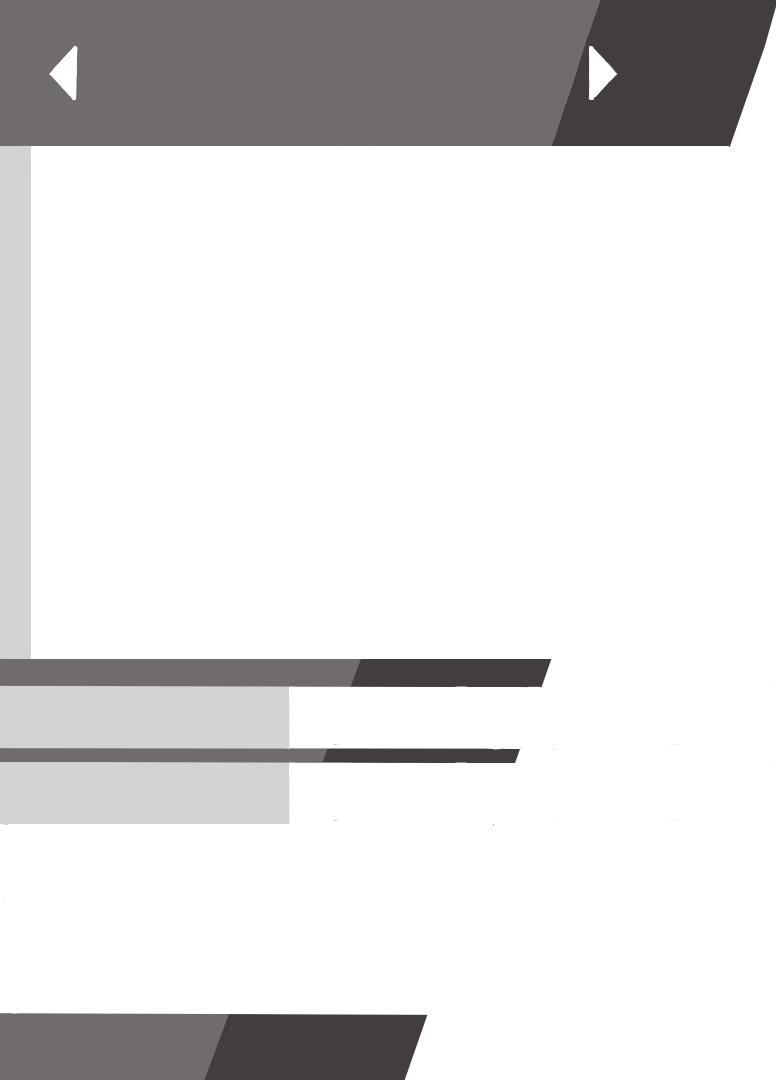
#> input picture recursos/info_combate/panel_info2.png, 776 x 1080 px
$ python piezas_info.py
#> lines starting #> are read from the running program, lines starting #| are printed output that depends on the picture
# Piezas fijas del modal de Info (Y) del combate, sacadas del diseño de Claude Design
# (InfoCombate.dc.html). Todo en coordenadas del panel: x 0-775 (pantalla 1144-1919), y 0-1079.
import json, os, shutil
import numpy as np
from PIL import Image, ImageDraw, ImageFilter

S = os.path.dirname(os.path.abspath(__file__))
OUT = 'C:/Users/ASUS/Music/Pokemon Ostinato/Pokémon Ostinato/Graphics/UI/Ostinato/Combate/info/'
os.makedirs(OUT + 'tipos', exist_ok=True)
SS = 4  # superposicion para suavizar

def hexc(h):
    h = h.lstrip('#'); return tuple(int(h[i:i+2], 16) for i in (0, 2, 4))

def capa(w, h):
    return Image.new('RGBA', (w * SS, h * SS), (0, 0, 0, 0))

def baja(im, w, h):
    return im.resize((w, h), Image.LANCZOS)

def poli(d, pts, color):
    d.polygon([(x * SS, y * SS) for x, y in pts], fill=color)

W, H = 776, 1080
panel = Image.open(os.path.join(S, 'panel_info2.png')).convert('RGBA')
#> panel is the input picture: PIL image 776x1080 RGBA; mean R, G, B, A 222.7, 222, 221.8, 255

# barras gruesas (27 px): gris desde 0 hasta la diagonal izquierda, oscura entre las dos diagonales
L = lambda y: 600.7 - 0.3665 * y
R = lambda y: 779.7 - 0.349 * y
def barras(d, ys):
    for y0 in ys:
        y1 = y0 + 27
        poli(d, [(0, y0), (L(y0), y0), (L(y1), y1), (0, y1)], hexc('706C6C') + (255,))
        poli(d, [(L(y0), y0), (R(y0), y0), (R(y1), y1), (L(y1), y1)], hexc('423E3E') + (255,))

def celda(d, x, y):
    d.rectangle([x * SS, y * SS, (x + 288) * SS - 1, (y + 62) * SS - 1], fill=hexc('D3D3D1') + (255,))

def hoja(base, ys_barras, celdas, extra=None):
    im = base.copy()
    ImageDraw.Draw(im).rectangle([0, 147, W - 1, 1013], fill=(255, 255, 255, 255))
    c = capa(W, H); d = ImageDraw.Draw(c)
    for x, y in celdas: celda(d, x, y)
    if extra: extra(d)
    barras(d, ys_barras)
    im.alpha_composite(baja(c, W, H))
    return im

# 1. grafica: el hexagono gris y los radios blancos (el morado lo pinta el juego)
g = panel.copy()
c = capa(W, H); d = ImageDraw.Draw(c)
#> after `c = capa(W, H)`: c: PIL image 3104x4320 RGBA; every value is 0
HEX = [(360, 233), (514, 316), (514, 483), (360, 566), (206, 483), (206, 316)]
poli(d, HEX, hexc('D3D3D1') + (255,))
for v in HEX:
    d.line([(360 * SS, 400 * SS), (v[0] * SS, v[1] * SS)], fill=(255, 255, 255, 255), width=3 * SS)
g.alpha_composite(baja(c, W, H))
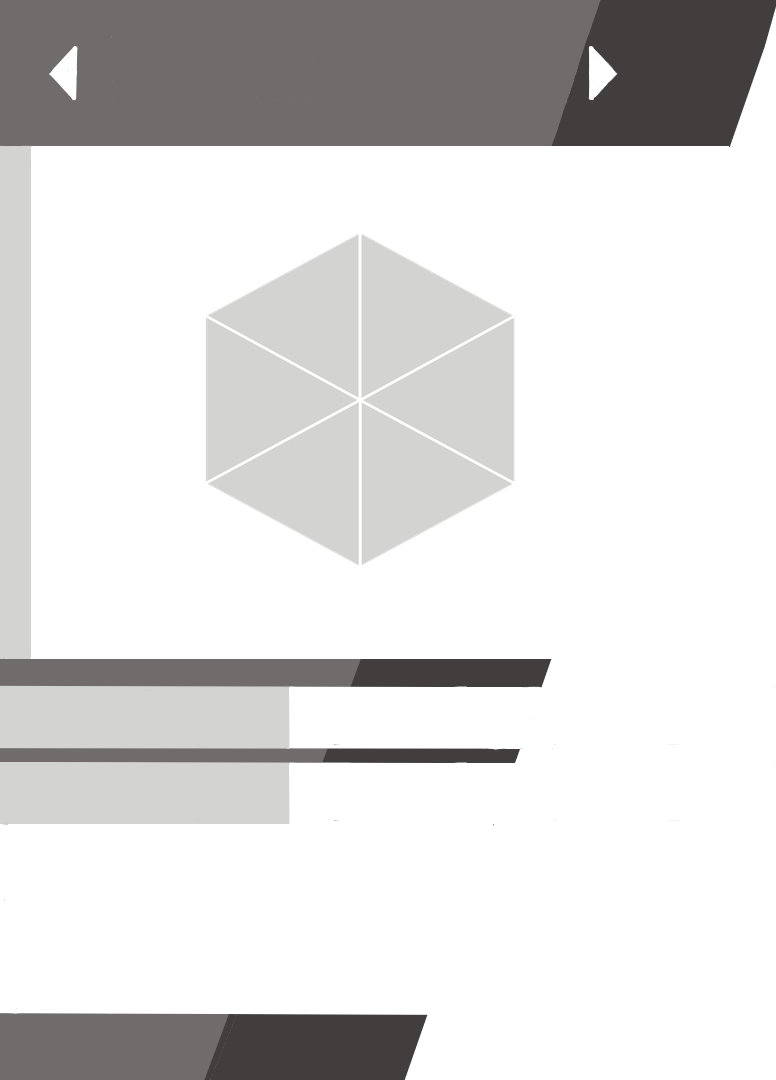
#> g: PIL image 776x1080 RGBA; mean R, G, B, A 218.8, 218.1, 217.8, 255; transparent parts drawn white
g.save(OUT + 'fondo_grafica.png')

# 2. ruta: barras en 350 y 575, casillas debajo (y de pantalla = la del panel)
hoja(panel, [350, 575], [(0, 377), (0, 602)]).save(OUT + 'fondo_ruta.png')
# 3. cambios: barra en 562; individual 2 casillas, doble 4
hoja(panel, [562], [(0, 147), (0, 589)]).save(OUT + 'fondo_cambios1.png')
hoja(panel, [562], [(0, 147), (388, 147), (0, 589), (388, 589)]).save(OUT + 'fondo_cambios2.png')
#> call 4 of baja, with w = 776, h = 1080
#> in baja (call 4), `return im.resize((w, h), Image.LANCZOS)`:
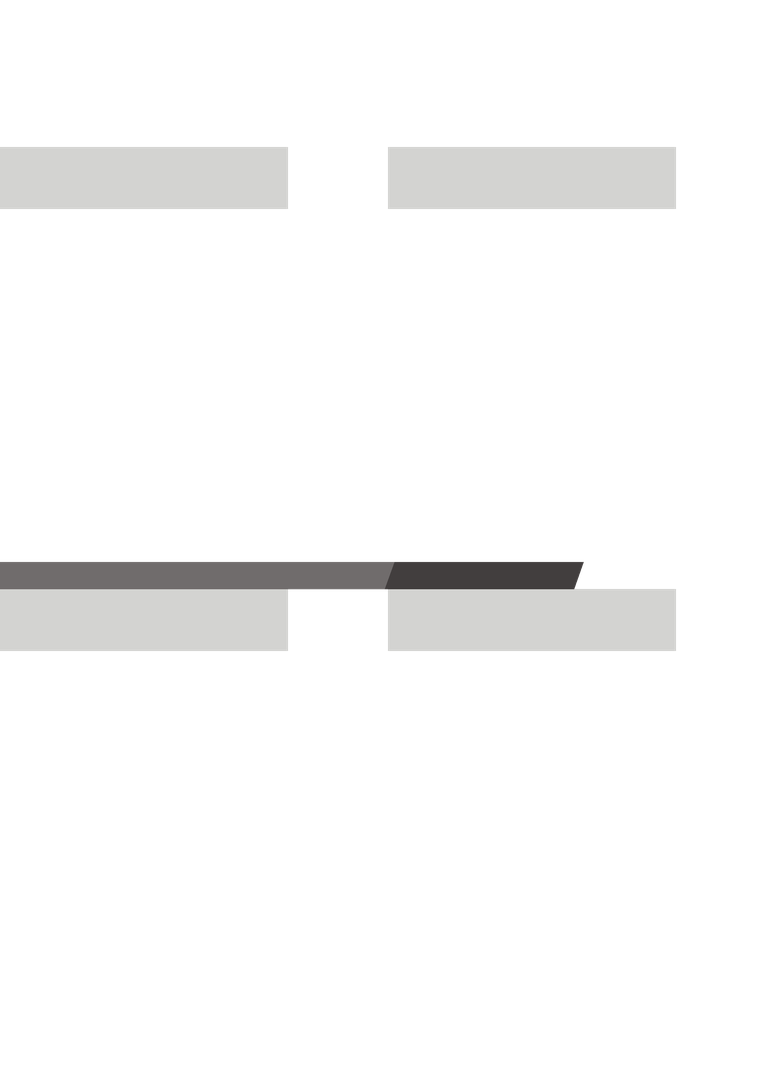
#> returned value: PIL image 776x1080 RGBA; mean R, G, B, A 21.1, 21, 20.8, 26.5; transparent parts drawn white
#> in hoja (call 3), `im.alpha_composite(baja(c, W, H))`:
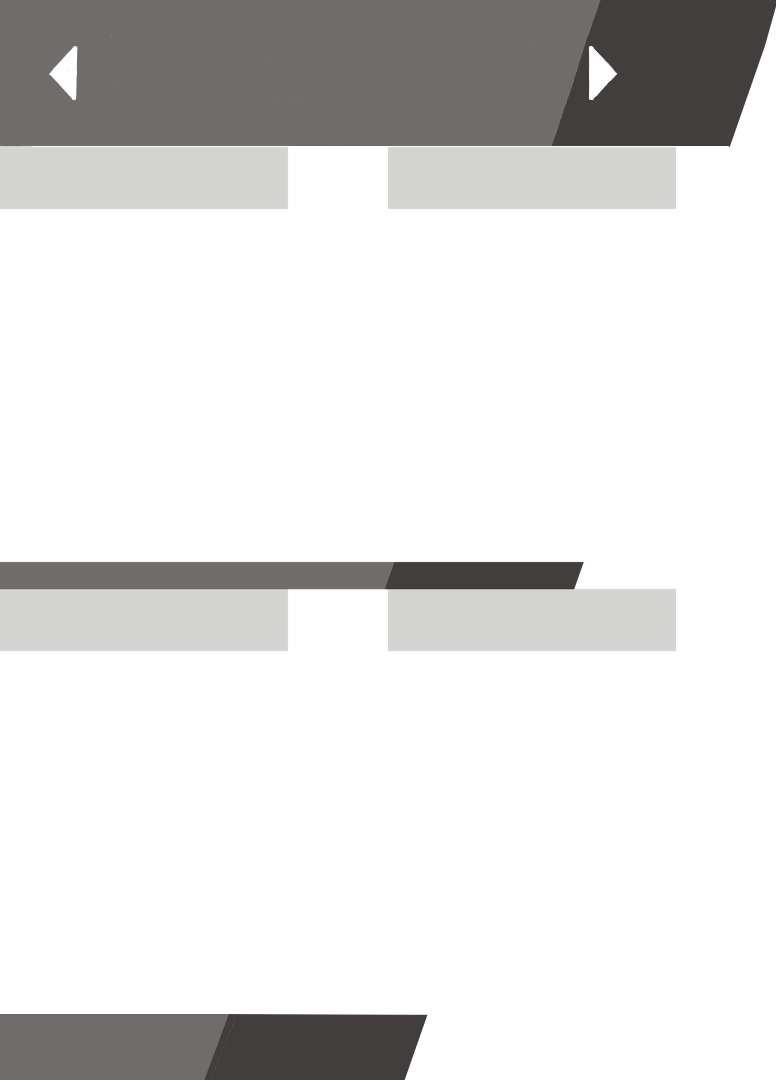
#> im: PIL image 776x1080 RGBA; mean R, G, B, A 223, 222.3, 222.1, 255; transparent parts drawn white
# 4. info: barras en 600 y 830, casillas Curiosidad y Debilidades, circulo del retrato
def circulo_retrato(d):
    d.ellipse([238 * SS, 232 * SS, 538 * SS - 1, 532 * SS - 1], fill=hexc('EDEDEB') + (255,))
hoja(panel, [600, 830], [(0, 627), (0, 857)], circulo_retrato).save(OUT + 'fondo_info.png')
#> in baja (call 5), `return im.resize((w, h), Image.LANCZOS)`:
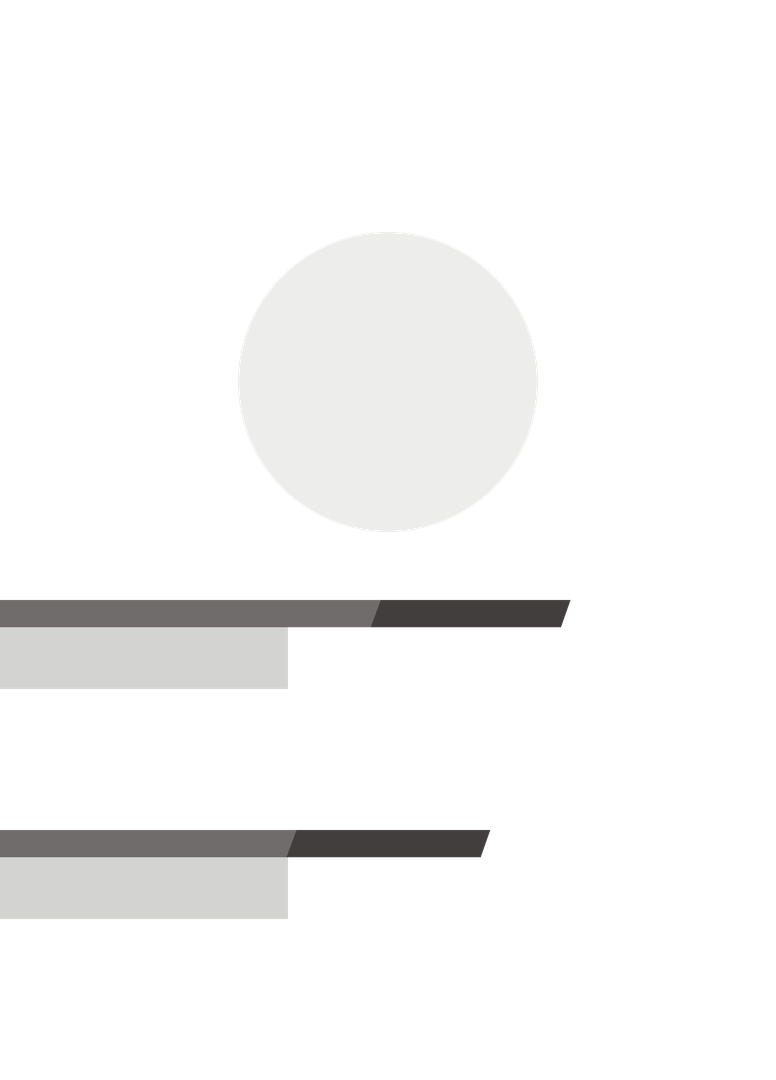
#> returned value: PIL image 776x1080 RGBA; mean R, G, B, A 33.2, 33.1, 32.9, 41; transparent parts drawn white
#> in hoja (call 4), `im.alpha_composite(baja(c, W, H))`:
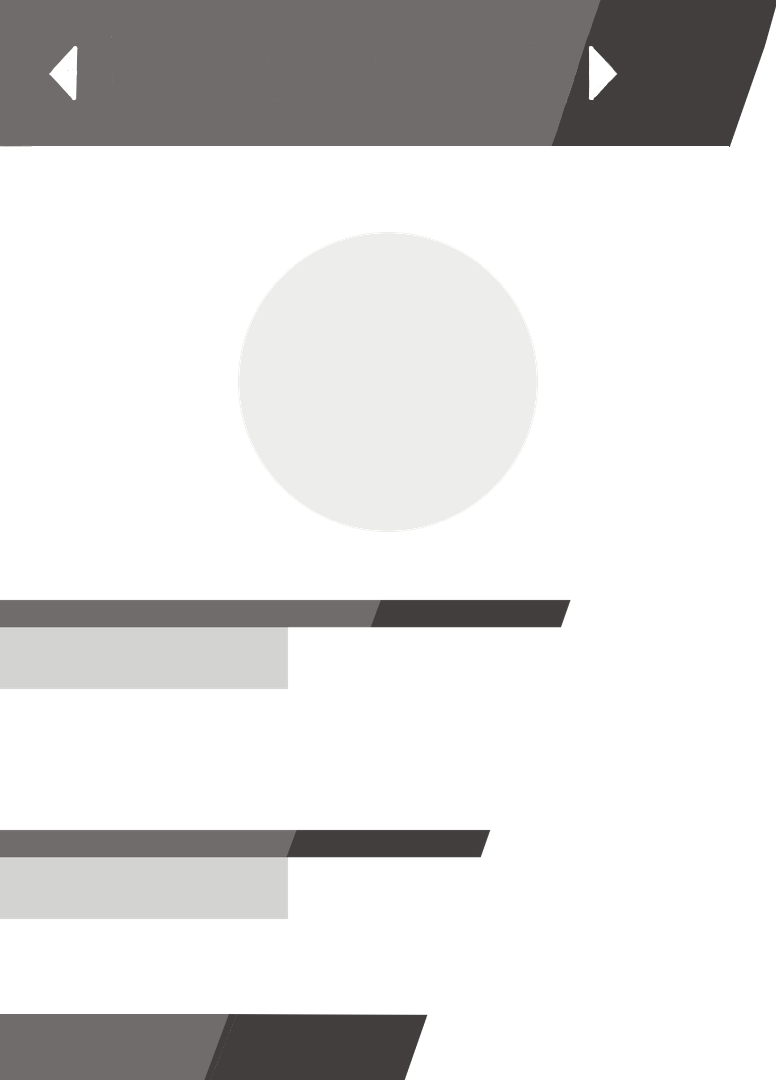
#> im: PIL image 776x1080 RGBA; mean R, G, B, A 220.9, 220.1, 219.8, 255; transparent parts drawn white

# iconos de la barra de arriba: gris (#423E3E) y el de la vista actual en negro
for i in range(1, 5):
#> (the run stopped early here; a loop or call above may not have finished)
